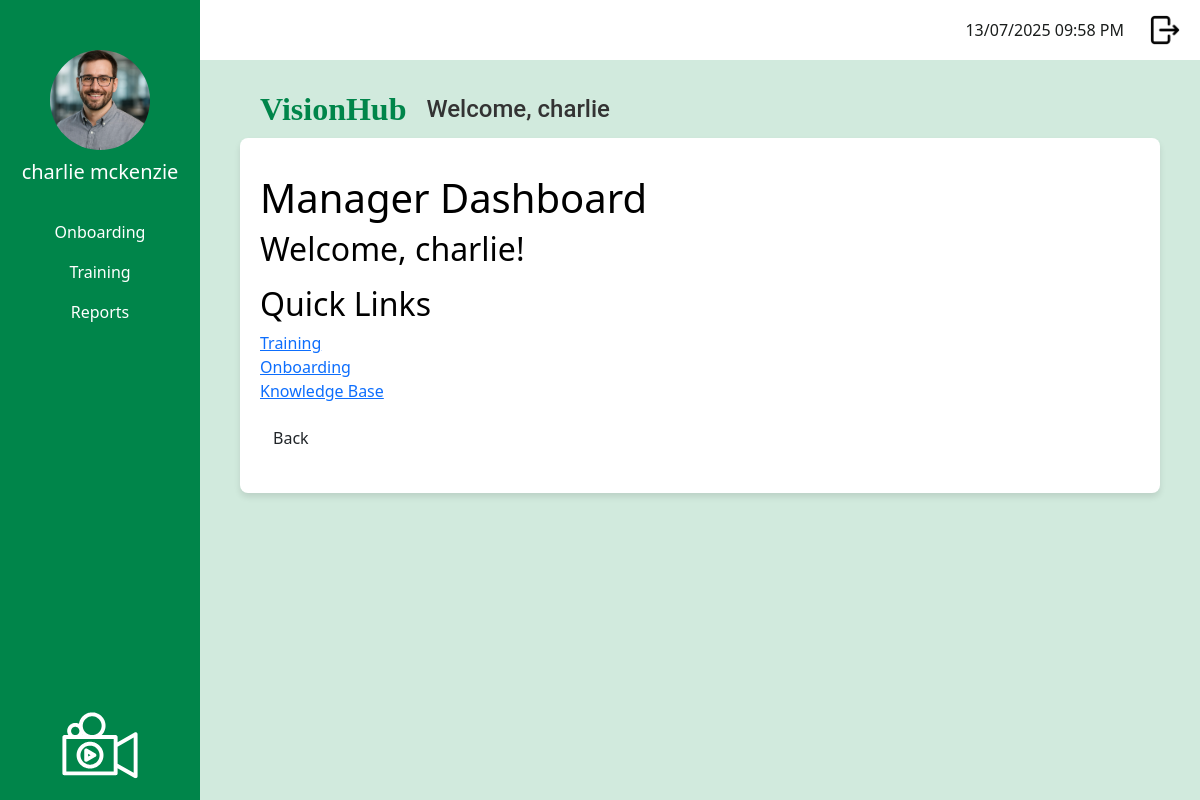
/dashboard_manager (signed in), run on the app's committed database.
### app/models.py (models this page shows, shortened)
class User(UserMixin, db.Model):
    __tablename__ = 'user'
    id: so.Mapped[int] = so.mapped_column(primary_key=True)
    username: so.Mapped[str] = so.mapped_column(sa.String(120), index=True, unique=True)
    first_name: so.Mapped[str] = so.mapped_column(sa.String(50), index=True)
    surname: so.Mapped[str] = so.mapped_column(sa.String(50), index=True)
    job_title: so.Mapped[str] = so.mapped_column(sa.String(50), index=True)
    password_hash: so.Mapped[str] = so.mapped_column(sa.String(256))
    is_onboarding: so.Mapped[bool] = so.mapped_column(default=False) # Default: Not onboarding
    dateStarted: so.Mapped[datetime] = so.mapped_column(index=True, default=lambda: datetime.now(timezone.utc))
    google_email: so.Mapped[Optional[str]] = so.mapped_column(sa.String(120), unique=True, nullable=True)
    profile_photo: so.Mapped[Optional[str]] = so.mapped_column(sa.String(120), nullable=True, default='profileDefault.png')
    manager_id: so.Mapped[Optional[int]] = so.mapped_column(sa.ForeignKey('user.id'), nullable=True)
    manager: so.Mapped[Optional['User']] = so.relationship('User', remote_side=[id], back_populates='manages')
    manages: so.Mapped[List['User']] = so.relationship('User', back_populates='manager')
    role_id: so.Mapped[int] = so.mapped_column(sa.ForeignKey('role.id'))
    role: so.Mapped['Role'] = so.relationship('Role', back_populates='users')
    department_id: so.Mapped[int] = so.mapped_column(sa.ForeignKey('department.id'))
    department: so.Mapped['Department'] = so.relationship('Department', back_populates='users')
    module_progress: so.Mapped[List['UserModuleProgress']] = so.relationship('UserModuleProgress', back_populates='user')
    onboarding_path_id: so.Mapped[int] = so.mapped_column(sa.ForeignKey('onboarding_path.id'), nullable=True)
    onboarding_path: so.Mapped['OnboardingPath'] = so.relationship('OnboardingPath')

### app/routes.py (the view)
@app.route('/dashboard_manager')
@login_required
def manager_dashboard():
    if current_user.role.role_name!= "manager":
        return redirect(url_for('login'))
    return render_template('/dashboard_manager.html', title='Manger Dashboard')

### app/models.py (called while the page is built)
@login.user_loader
def load_user(id):
    return db.session.get(User, int(id))

### app/templates/dashboard_manager.html
{% extends "base.html" %}
{% block content %}
 <p>
    <h1>Manager Dashboard</h1>
    <h2> Welcome, {{ current_user.first_name }}!</h2>
</p>
 <h2>Quick Links</h2>
<p>
    <a href="{{ url_for('manage_users') }}" class="staff-dash-btn">Training</a>
    <br>
    <a href="{{ url_for('manage_users') }}" class="staff-dash-btn">Onboarding</a>
    <br>
    <a href="{{ url_for('manage_users') }}" class="staff-dash-btn">Knowledge Base</a>
</p>
<p>
    <a href="{{ url_for('manage_users') }}" class="btn">Back</a>
</p>
{% endblock %}

### app/templates/base.html (shortened to what this page needs)
<!doctype html>
<html>
    <head>
            <link
            href="{{ url_for('static', filename='css/bootstrap.min.css') }}"
            rel="stylesheet"/>
            <link href="{{ url_for('static', filename='css/stylesheet.css') }}" rel="stylesheet"/>
        </head>
    <body>
         <div class="sidebar">
            <div class="profile-container">
                <form id="photoForm"
                    action="{{ url_for('update_profile_photo') }}"
                    method="POST"
                    enctype="multipart/form-data"
                    style="display:inline;">
                <img src="{{ url_for('static',
                                    filename='images/profilePhoto/'
                                        ~ (current_user.profile_photo or 'profileDefault.png')) }}"
                    id="profilePicture"
                    class="profilePicture"
                    alt="Click to change photo"
                    style="cursor:pointer; width:100px; height:100px;
                            object-fit:cover; border-radius:50%;">
                </form>
                <h5>{{ current_user.first_name }} {{ current_user.surname }}</h5>
            </div>
            <nav class="nav flex-column sideNavLink-container">
                {% if current_user.role.role_name == 'admin' %}
                    <a class="nav-link text-white" href="#">Onboarding</a>
                    <a class="nav-link text-white" href="{{ url_for('manage_training_modules') }}">Training</a>
                    <a class="nav-link text-white" href="#">Knowledge Base</a>
                    <a class="nav-link text-white" href="{{ url_for('manage_users') }}">User Managment</a>
                    <a class="nav-link text-white" href="#">Onboarding</a>
                    <a class="nav-link text-white" href="#">Reports</a>
                    <a class="nav-link text-white" href="#">Content Management</a>
                    {% elif current_user.role.role_name == 'manager' %}
                    <a class="nav-link text-white" href="#">Onboarding</a>
                    <a class="nav-link text-white" href="#">Training</a>
                    <a class="nav-link text-white" href="#">Reports</a>
                    {% elif current_user.role.role_name == 'staff' %}
                    <a class="nav-link text-white" href="#">Onboarding</a>
                    <a class="nav-link text-white" href="{{ url_for('training_dashboard') }}">Training</a>
                {% endif %}
            </nav>
            <img src="{{ url_for('static', filename='images/logoImageWhite.svg') }}" class="sidebarLogo">
        </div>
         <div class="top-bar">
            <div class="d-flex align-items-center">
                <span class="me-3" id="clock"></span>
                <a href="{{ url_for('logout') }}" class="logout-link">
                    <img src="{{ url_for('static', filename='images/logout.png') }}" class="logout-image">
                </a>
            </div>
        </div>
        <div class="logo-name-container">
            <h2 class="visionhub-font">VisionHub</h2>
            <h3 class="welcome-text">Welcome, {{ current_user.first_name }}</h3>
        </div>
        <div class="content">
            {% block content %}
            {% endblock %}
        </div>
    </body>
</html>

### app/static/css/stylesheet.css (style rules this page uses)
body { color: #000000; background-color: #d1eadd ; }
.sidebar { background-color: #00854a; color: white; height: 100vh; position: fixed; width: 200px; padding: 20px; display: flex; flex-direction: column; justify-content: space-between; text-align: center; }
.top-bar { background-color: white; height: 60px; padding: 10px 20px; margin-left: 200px; display: flex; justify-content: flex-end; align-items: center; }
.content { background-color: white; border-radius: 8px; margin-left: 240px; padding: 20px; box-shadow: 0 4px 6px rgba(0, 0, 0, 0.1); max-width: calc(100% - 240px - 40px); }
.sidebarLogo { max-width: 100%; width: 120px; height: auto; display: block; margin: 0 auto; margin-top: auto; }
.profilePicture { display: block; margin: 30px auto 10px auto; border-radius: 50%; width: 80px; height: 80px; object-fit: cover; }
.logout-image { width: 30px; height: 30px; object-fit: cover; margin-left: 10px; }
#clock { color: #1a1d1c; margin-right: 20px; }
.sideNavLink-container { margin-top: 20px; }
.logo-name-container { display: flex; align-items: center; justify-content: flex-start; margin-left: 240px; margin-top: 20px; padding: 10px 20px; }
.visionhub-font { font-family: 'Playfair Display', serif; font-size: 2rem; font-weight: bold; color: #00854a; margin: 0; margin-right: 20px; }
.welcome-text { font-family: 'Roboto', sans-serif; font-size: 1.5rem; color: #333; margin: 0; }

### data on the page
User: profile_photo (picture), first_name "charlie", surname "mckenzie"
